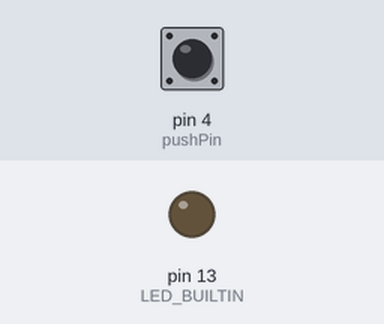
Bench run of a sketch on a simulated Arduino Uno, built with avr-gcc and run on an emulated ATmega328P. On the bench: output pins drawn as LEDs (lit = HIGH). Inputs (shaded band) come from the test bench; at power-on: pin 4 (pushPin) LOW.

Above: at 1.2 s.
1.3 s: pin 4 (pushPin) pulled HIGH for 0.15 s
At 1.37 s:
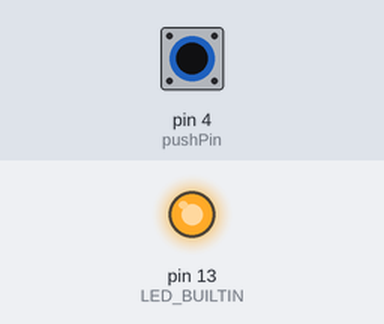
2.9 s: pin 4 (pushPin) pulled HIGH for 3.2 s
At 6.4 s:
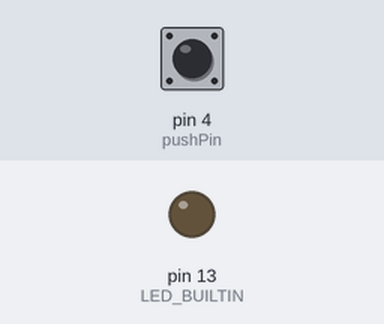
Timing chart, 0 to 7.9 s (numbered marks = the images above; inputs shaded):
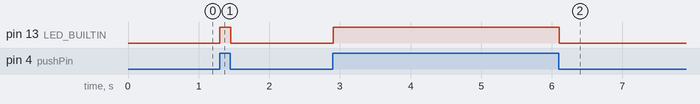

The sketch:

pushbutton1.ino
```cpp
// C++ code
const int pushPin=4;
int temp=0;
void setup()
{
  pinMode(LED_BUILTIN, OUTPUT);
  pinMode(pushPin,INPUT);

}

void loop()
{
  temp=digitalRead(pushPin);
  if(temp==HIGH)
  {
    digitalWrite(LED_BUILTIN, HIGH);
    delay(10); // Wait for 1000 millisecond(s)
  }
  else
  {
    digitalWrite(LED_BUILTIN, LOW);
    delay(10); // Wait for 1000 millisecond(s)
}
}
```

Measured:
- after the input at 1.3 s, pin 13 (LED_BUILTIN): LOW → HIGH at once, → LOW 0.15 s later
- after the input at 2.9 s, pin 13 (LED_BUILTIN): LOW → HIGH at once, → LOW 3.2 s later
